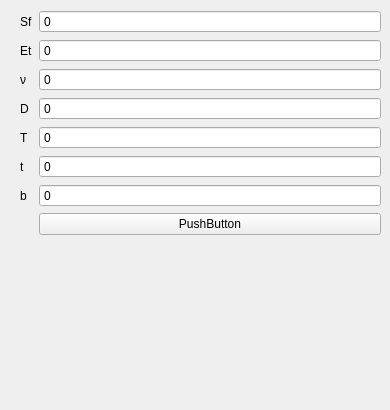
    <widget class="QWidget" name="f22">
     <widget class="QWidget" name="formLayoutWidget_17">
      <property name="geometry">
       <rect>
        <x>20</x>
        <y>10</y>
        <width>361</width>
        <height>391</height>
       </rect>
      </property>
      <layout class="QFormLayout" name="formLayout_17">
       <item row="0" column="0">
        <widget class="QLabel" name="htext_75">
         <property name="text">
          <string>Sf</string>
         </property>
        </widget>
       </item>
       <item row="0" column="1">
        <widget class="QDoubleSpinBox" name="DoubleSpinBox_31">
         <property name="buttonSymbols">
          <enum>QAbstractSpinBox::NoButtons</enum>
         </property>
         <property name="specialValueText">
          <string>0</string>
         </property>
         <property name="decimals">
          <number>3</number>
         </property>
         <property name="minimum">
          <double>-1000000000000.000000000000000</double>
         </property>
         <property name="maximum">
          <double>1000000000000.000000000000000</double>
         </property>
         <property name="value">
          <double>-1000000000000.000000000000000</double>
         </property>
        </widget>
       </item>
       <item row="1" column="0">
        <widget class="QLabel" name="htext_77">
         <property name="text">
          <string>Et</string>
         </property>
        </widget>
       </item>
       <item row="1" column="1">
        <widget class="QDoubleSpinBox" name="DoubleSpinBox_34">
         <property name="buttonSymbols">
          <enum>QAbstractSpinBox::NoButtons</enum>
         </property>
         <property name="specialValueText">
          <string>0</string>
         </property>
         <property name="decimals">
          <number>3</number>
         </property>
         <property name="minimum">
          <double>-1000000000000.000000000000000</double>
         </property>
         <property name="maximum">
          <double>1000000000000.000000000000000</double>
         </property>
         <property name="value">
          <double>-1000000000000.000000000000000</double>
         </property>
        </widget>
       </item>
       <item row="2" column="0">
        <widget class="QLabel" name="htext_78">
         <property name="text">
          <string>ν</string>
         </property>
        </widget>
       </item>
       <item row="2" column="1">
        <widget class="QDoubleSpinBox" name="DoubleSpinBox_35">
         <property name="buttonSymbols">
          <enum>QAbstractSpinBox::NoButtons</enum>
         </property>
         <property name="specialValueText">
          <string>0</string>
         </property>
         <property name="decimals">
          <number>3</number>
         </property>
         <property name="minimum">
          <double>-1000000000000.000000000000000</double>
         </property>
         <property name="maximum">
          <double>1000000000000.000000000000000</double>
         </property>
         <property name="value">
          <double>-1000000000000.000000000000000</double>
         </property>
        </widget>
       </item>
       <item row="3" column="0">
        <widget class="QLabel" name="htext_79">
         <property name="text">
          <string>D</string>
         </property>
        </widget>
       </item>
       <item row="4" column="0">
        <widget class="QLabel" name="htext_80">
         <property name="text">
          <string>T</string>
         </property>
        </widget>
       </item>
       <item row="4" column="1">
        <widget class="QDoubleSpinBox" name="DoubleSpinBox_37">
         <property name="buttonSymbols">
          <enum>QAbstractSpinBox::NoButtons</enum>
         </property>
         <property name="specialValueText">
          <string>0</string>
         </property>
         <property name="decimals">
          <number>3</number>
         </property>
         <property name="minimum">
          <double>-1000000000000.000000000000000</double>
         </property>
         <property name="maximum">
          <double>1000000000000.000000000000000</double>
         </property>
         <property name="value">
          <double>-1000000000000.000000000000000</double>
         </property>
        </widget>
       </item>
       <item row="5" column="0">
        <widget class="QLabel" name="htext_87">
         <property name="text">
          <string>t</string>
         </property>
        </widget>
       </item>
       <item row="5" column="1">
        <widget class="QDoubleSpinBox" name="DoubleSpinBox_38">
         <property name="buttonSymbols">
          <enum>QAbstractSpinBox::NoButtons</enum>
         </property>
         <property name="specialValueText">
          <string>0</string>
         </property>
         <property name="decimals">
          <number>3</number>
         </property>
         <property name="minimum">
          <double>-1000000000000.000000000000000</double>
         </property>
         <property name="maximum">
          <double>1000000000000.000000000000000</double>
         </property>
         <property name="value">
          <double>-1000000000000.000000000000000</double>
         </property>
        </widget>
       </item>
       <item row="6" column="0">
        <widget class="QLabel" name="erLabel_3">
         <property name="text">
          <string>b</string>
         </property>
        </widget>
       </item>
       <item row="6" column="1">
        <widget class="QDoubleSpinBox" name="DoubleSpinBox_45">
         <property name="buttonSymbols">
          <enum>QAbstractSpinBox::NoButtons</enum>
         </property>
         <property name="specialValueText">
          <string>0</string>
         </property>
         <property name="decimals">
          <number>3</number>
         </property>
         <property name="minimum">
          <double>-1000000000000.000000000000000</double>
         </property>
         <property name="maximum">
          <double>1000000000000.000000000000000</double>
         </property>
         <property name="value">
          <double>-1000000000000.000000000000000</double>
         </property>
        </widget>
       </item>
       <item row="7" column="1">
        <widget class="QPushButton" name="pushButton_27">
         <property name="text">
          <string>PushButton</string>
         </property>
        </widget>
       </item>
       <item row="3" column="1">
        <widget class="QDoubleSpinBox" name="DoubleSpinBox_36">
         <property name="buttonSymbols">
          <enum>QAbstractSpinBox::NoButtons</enum>
         </property>
         <property name="specialValueText">
          <string>0</string>
         </property>
         <property name="decimals">
          <number>3</number>
         </property>
         <property name="minimum">
          <double>-1000000000000.000000000000000</double>
         </property>
         <property name="maximum">
          <double>1000000000000.000000000000000</double>
         </property>
         <property name="value">
          <double>-1000000000000.000000000000000</double>
         </property>
        </widget>
       </item>
      </layout>
     </widget>
    </widget>
